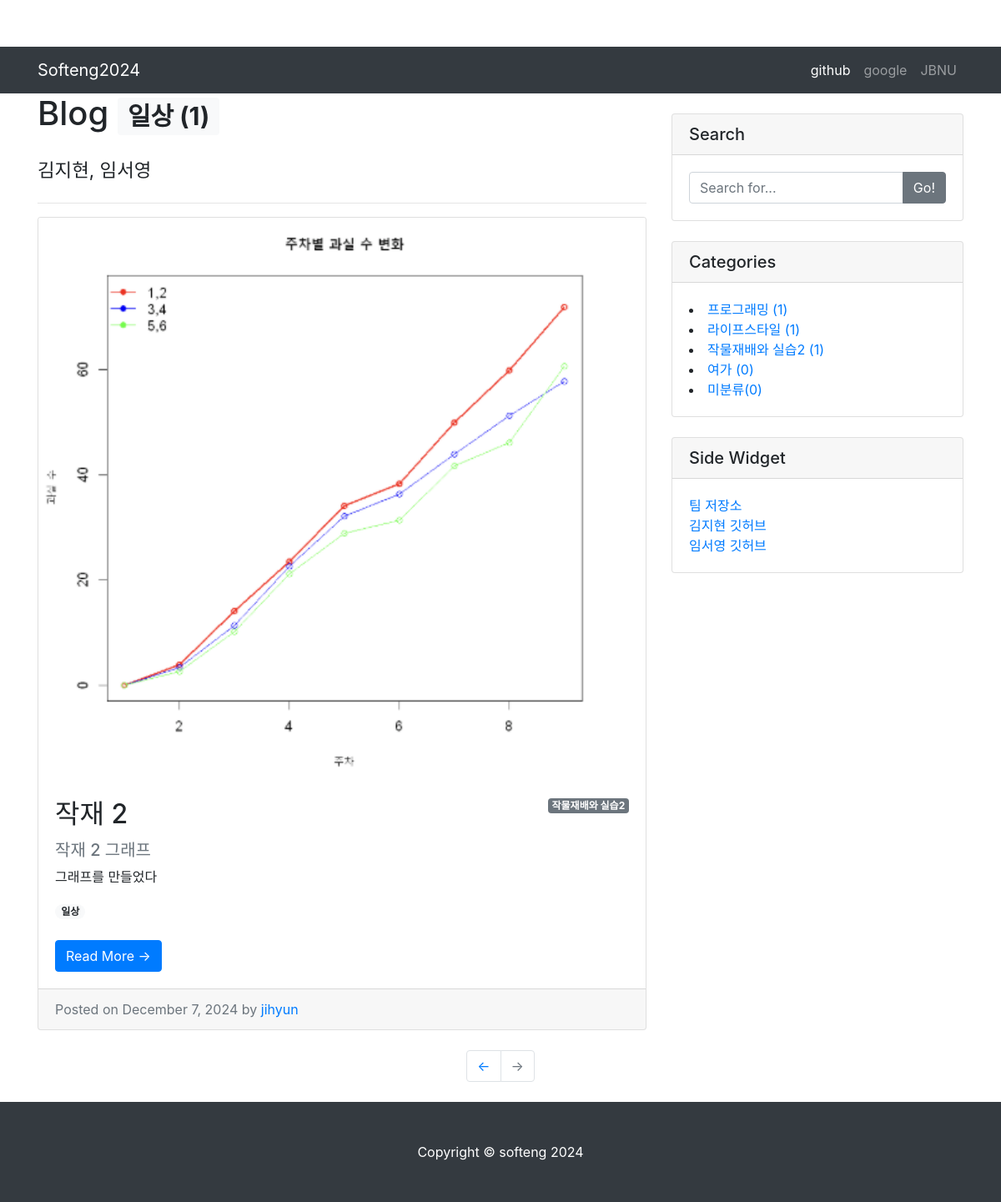
The app's page /tag/일상/ with its own data.
### blog/models.py (models this page shows, shortened)
class Tag(models.Model):
    name = models.CharField(max_length=50)
    slug = models.SlugField(max_length=200, unique=True, allow_unicode=True)
    def __str__(self):
        return self.name
    def get_absolute_url(self):
        return f'/tag/{self.slug}/'

class Post(models.Model):
    title = models.CharField(max_length=30)
    hook_text = models.CharField(max_length=100, blank=True)
    content = models.TextField()
    head_image = models.ImageField(upload_to='blog/images/&Y/%m/%d/', blank=True)
    file_upload = models.FileField(upload_to='blog/files/%Y/%m/%d/', blank=True)
    created_at = models.DateTimeField(auto_now_add=True)
    updated_at = models.DateTimeField(auto_now=True)
    author = models.ForeignKey(User, null=True, on_delete=models.SET_NULL)
    category = models.ForeignKey(Category, null=True, blank=True, on_delete=models.SET_NULL)
    tags = models.ManyToManyField(Tag, blank=True)
    def __str__(self):
        return f'[{self.pk}]{self.title} :: {self.author}'
    def get_absolute_url(self):
        return f'/{self.pk}/'

class Category(models.Model):
    name = models.CharField(max_length=50, unique=True)
    slug = models.SlugField(max_length=200, unique=True, allow_unicode=True)
    def __str__(self):
        return self.name
    def get_absolute_url(self):
        return f'/category/{self.slug}/'
    class Meta:
        verbose_name_plural = 'Categories'

### blog/views.py (the view)
# urls.py: path('tag/<str:slug>/', views.tag_page),
def tag_page(request, slug):
    tag = Tag.objects.get(slug=slug)
    post_list = tag.post_set.all()
    return render(
        request,
        'blog/post_list.html',
    {
        'post_list':post_list,
        'tag': tag,
        'categories': Category.objects.all(),
        'no_category_post_count': Post.objects.filter(category=None).count(),
    }
)

### blog/templates/blog/post_list.html (shortened to what this page needs)
{% extends 'blog/base.html' %}
{% block main_area %}
    <h1>Blog
        {% if tag %}<span class="badge badge-light">{{ tag }} ({{ tag.post_set.count }})</span>
        {% endif %}
    </h1>
<h3 class="my-4">
  <small>김지현, 임서영</small>
</h3>
<hr>
{% for p in post_list %}
<div class="card mb-4" id="post-{{ p.pk }}">
    {% if p.head_image %}
        <img class="card-img-top" src="{{ p.head_image.url}}" alt="{{ p }} head image">
    {% else %}
        <ima class="card-img-top" src="https://picsum.photos/seed/{{ p.id }}800/200" alt = "random_image"></ima>
    {% endif %}
    <div class="card-body">
        {% if p.category %}
            <span class="badge badge-secondary float-right">{{ p.category }}</span>
        {% else %}
            <span class="badge badge-secondary float-right">미분류</span>
        {% endif %}
        <h2 class="card-title">{{ p.title }}</h2>
        <h5 class="text-muted">{{ p.hook_text }}</h5>
        <p class="card-text">{{ p.content | truncatewords:45 }}</p>
        {% if p.tags.exists %}
            {% for tag in p.tags.iterator %}
                <a href="{{ tag.get_absolute_url }}"><span class="badge badge-pill badge-light">{{ tag }}</span></a>
            {% endfor %}
            <br/>
            <br/>
        {% endif %}
       <a href="{{ p.get_absolute_url }}" class="btn btn-primary">Read More &rarr;</a>
    </div>
    <div class="card-footer text-muted">
        Posted on {% now "F j, Y" %} by
        <a href="#">{{ p.author.username }}</a>
    </div>
</div>
{% endfor %}
{% endblock %}

### blog/templates/blog/base.html (shortened to what this page needs)
<!DOCTYPE html>
{% load static %}
<html lang="ko">
<head>
  <link rel="stylesheet" href="{% static 'blog/bootstrap/bootstrap.min.css' %}">
  <link rel="stylesheet" href="{% static 'blog/css/blog-post.css' %}">
</head>
<body>
{% include 'blog/navbar.html'%}
  <div class="container">
    <div class="row">
      <div class="col-md-8">
        {% block main_area %}{% endblock %}
      </div>
      <div class="col-md-4">
        <div class="card my-4">
          <h5 class="card-header">Search</h5>
          <div class="card-body">
            <div class="input-group">
              <input type="text" class="form-control" placeholder="Search for...">
              <span class="input-group-append">
                <button class="btn btn-secondary" type="button">Go!</button>
              </span>
            </div>
          </div>
        </div>
        <div class="card my-4" id="categories-card">
          <h5 class="card-header">Categories</h5>
          <div class="card-body">
              {% for category in categories %}
              <li><a href="{{ category.get_absolute_url }}">{{ category }} ({{ category.post_set.count }})</a></li>
              {% endfor %}
              <li><a href="/category/no_category/">미분류({{ no_category_post_count }})</a></li>
            </div>
          </div>
        <div class="card my-4">
          <h5 class="card-header">Side Widget</h5>
          <div class="card-body">
              <ul class="list-unstyled mb-0">
              <li><a href="https://github.com/ixiwest0/softeng2024">팀 저장소</a></li>
              <li><a href="https://github.com/jihyun923">김지현 깃허브</a></li>
              <li><a href="https://github.com/ixiwest0">임서영 깃허브</a></li>
              </ul>
        </div>
      </div>
        </div>
      </div>
    </div>
<ul class="pagination justify-content-center mb-4">
  <li class="page-item">
    <a class="page-link" href="#">&larr;</a>
  </li>
  <li class="page-item disabled">
    <a class="page-link" href="#">&rarr;</a>
  </li>
</ul>
{% include 'blog/footer.html' %}
</body>
</html>

### blog/static/blog/css/blog-post.css (style rules this page uses)
body { padding-top: 56px; }

### records on screen
Tag: name "일상", post_set.count "1"
Post: head_image (picture), category "작물재배와 실습2", title "작재 2", hook_text "작재 2 그래프", content "그래프를 만들었다", now "December 7, 2024", author.username "jihyun"
Category: name "프로그래밍", post_set.count "1"
Category: name "라이프스타일", post_set.count "1"
Category: name "작물재배와 실습2", post_set.count "1"
Category: name "여가", post_set.count "0"

### other values on screen
{{ no_category_post_count }} "0"
